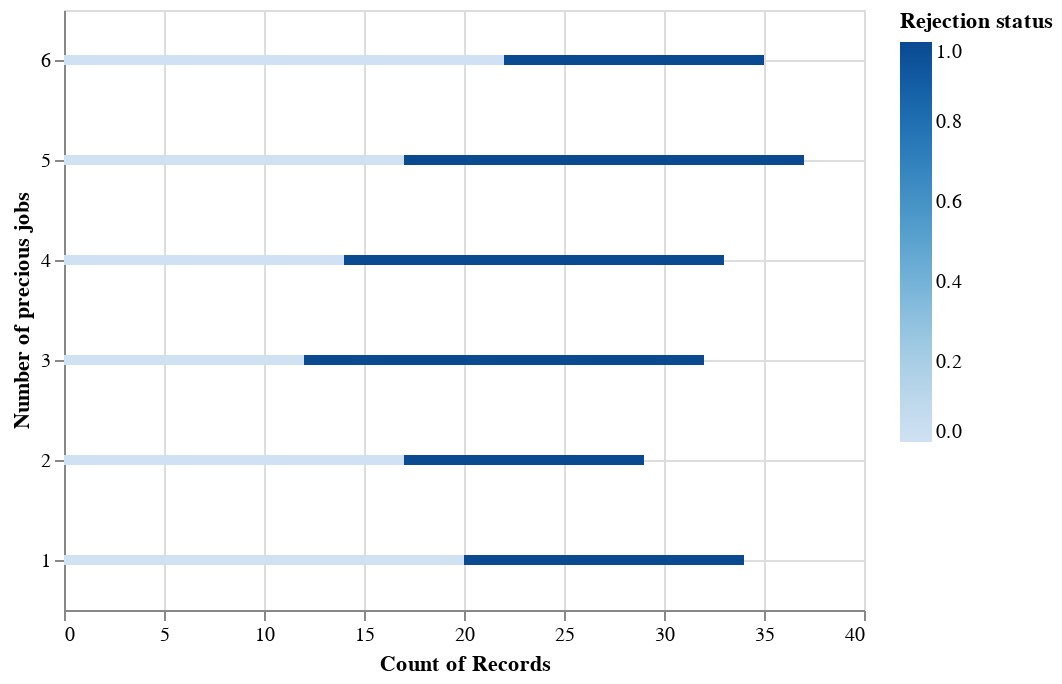

Source (notebook cell):
### Markdown cell above
The cross tabulation of pairs of categorical features gives us a frequency correlation of the values of the pair of variables.

### Code cell
import altair as alt
from altair import Chart
alt.data_transformers.disable_max_rows()

Chart(Combinedata).mark_bar(
).encode(
    y='Number of precious jobs',
    x='count(Number of precious jobs)',
    color='Rejection status'
)

# # We loop through the list of Numerical Features and plot the chart for each feature against the Target Variable 
# for i in Numerical_features:
#     Chart(Combinedata).mark_bar(
#     ).encode(
#         y="'"+i+"'",
#         x="'count("+i+")'",
#         color='Rejection status'
#     )

### Figure 1 — Vega-Lite specification as saved in the notebook (floating-point values rounded to 4 significant figures; data arrays with more than 128 entries replaced by an {"elided": "..."} marker saying what was removed)
{"config": {"view": {"continuousWidth": 400, "continuousHeight": 300}}, "data": {"name": "data-698ac874f636be195a2767bf4d803456"}, "mark": "bar", "encoding": {"color": {"type": "quantitative", "field": "Rejection status"}, "x": {"type": "quantitative", "aggregate": "count", "field": "Number of precious jobs"}, "y": {"type": "quantitative", "field": "Number of precious jobs"}}, "$schema": "https://vega.github.io/schema/vega-lite/v4.8.1.json", "datasets": {"data-698ac874f636be195a2767bf4d803456": {"elided": "200 records"}}}
